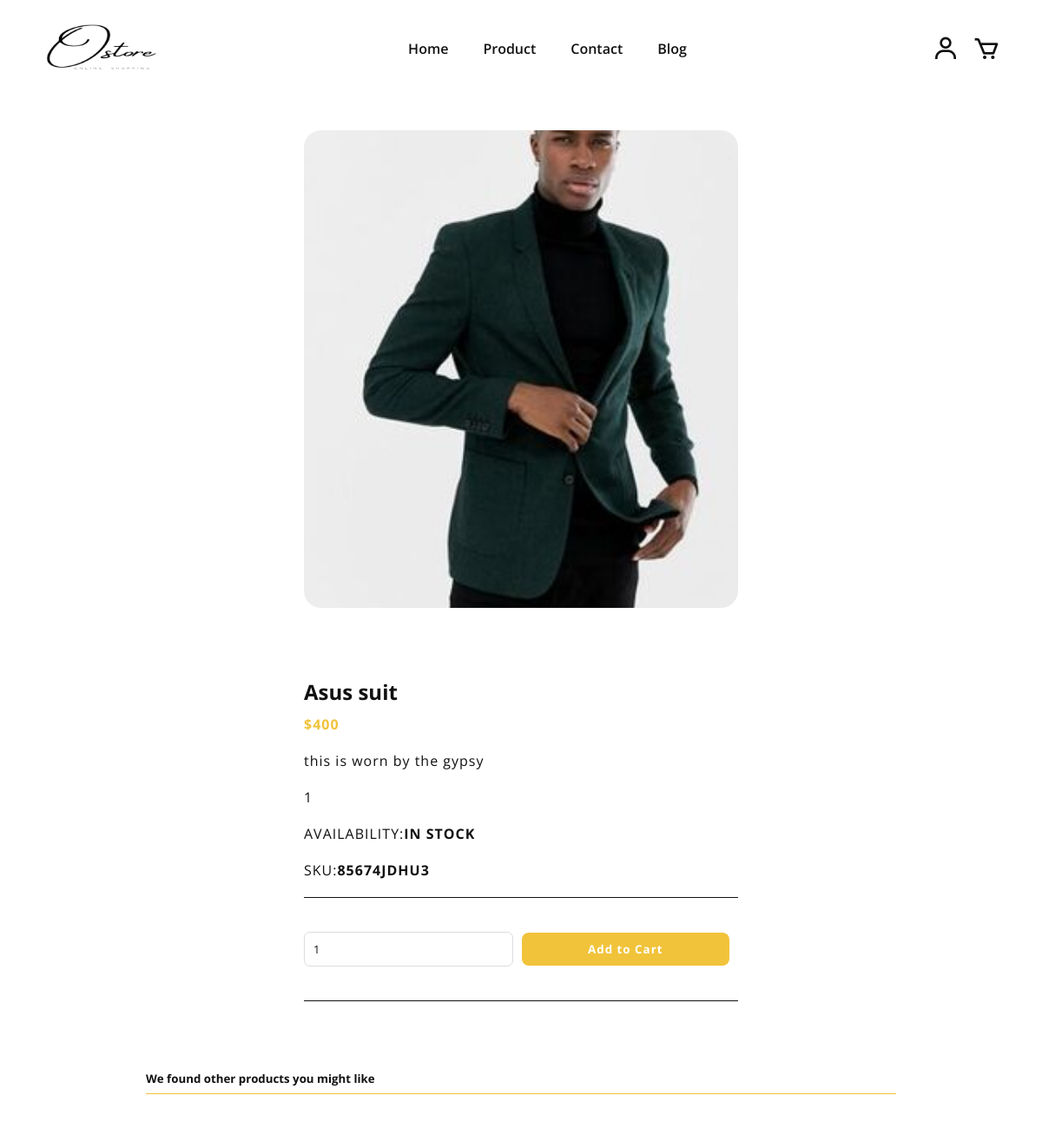
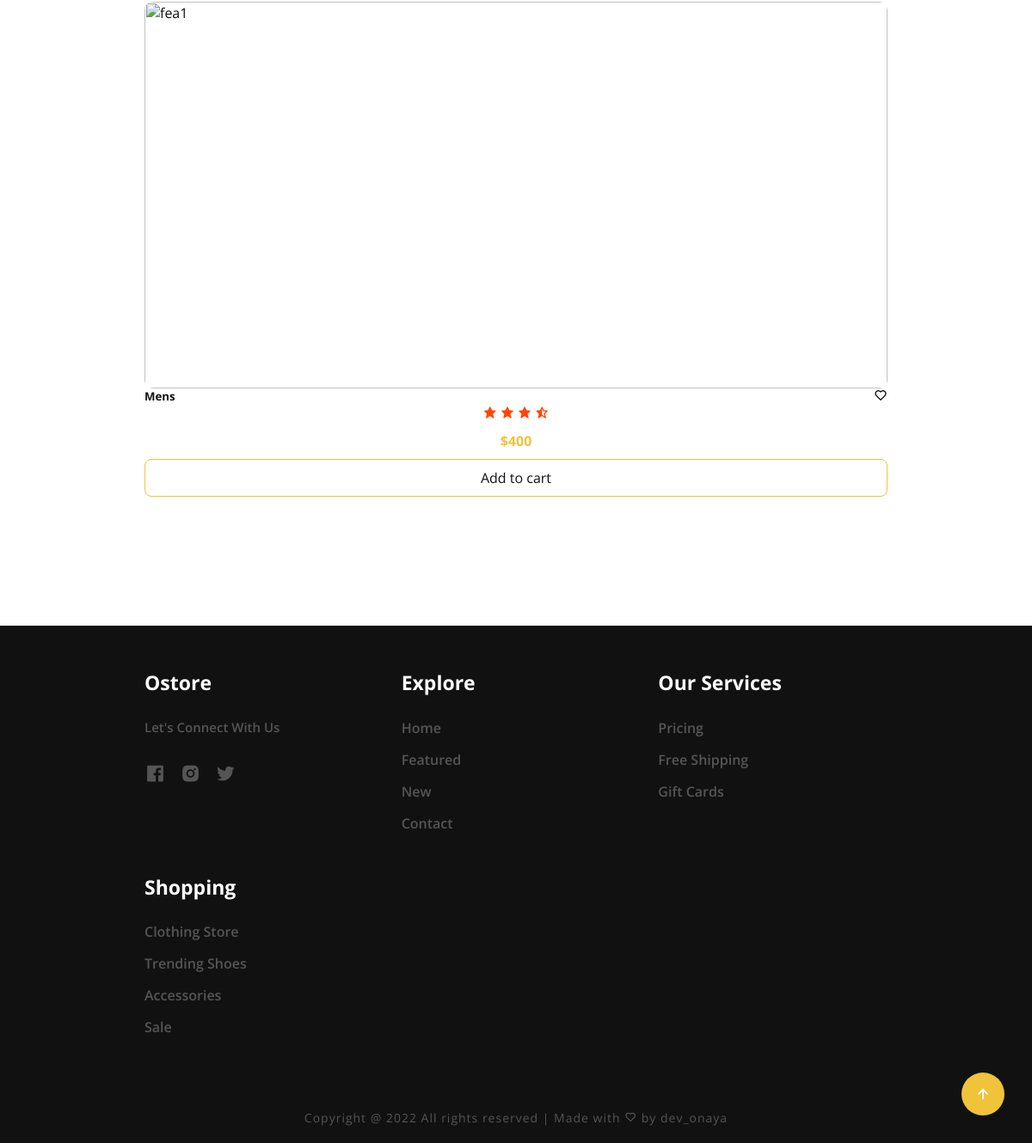
Page /product/1 on the committed database (2 pictures, top to bottom).
### myapp/models.py (models this page shows, shortened)
class Product(db.Model):
    __tablename__ = "product"
    id = db.Column(db.Integer, primary_key=True)
    name = db.Column(db.String(64), nullable=True)
    price =  db.Column(db.String(78), nullable=True)
    filename = db.Column(
        db.String(89),
        nullable=True,
    )
    description = db.Column(db.String(400), nullable= True)
    cart_items = db.relationship('Cart', backref='product', lazy=True)
    categories_id = db.Column(db.Integer, db.ForeignKey('categories.id'))

### myapp/product.py (the view)
@product.route("/product/<int:id>")
def singleproduct(id):
    product = Product.query.filter_by(id=id).first()
    return render_template("product/single_product.html", product=product)

### myapp/templates/product/single_product.html (shortened to what this page needs)
{% extends 'store/base.html' %}
{% block content %}
<section class="single" id="single">
    <div class="single-container">
        <div class="single-img">
            <img src="{{ url_for('product.media', filename=product.filename) }}" alt="men">
        </div>
        <div class="single-text">
            <h2 id="#row-name">{{product.name}}</h2>
            <p id="price">${{product.price}}</p>
            <p id="text">{{product.description}}</p>
            <p id="text">{{product.id}}</p>
            <p>Availability:<span>In stock</span></p>
            <p>Sku:<span>85674jdhu3</span></p>
            <div class="qty-wrapper">
                <form method="POST" action="{{ url_for('user.add_to_cart', product_id=product.id) }}">
                    <input type="number" id="qty-num" min="0" value="1" name="quantity">
                    <button type="submit">Add to Cart</button>
                </form>
            </div>
        </div>
    </div>
    <h5>We found other products you might like</h5>
    <div class="line"></div>
    <div class="single-content">
        <div class="product">
            <img src="img/fea1.jpg" alt="fea1">
            <div class="p-text">
                <h5>Mens</h5>
                <i class='bx bx-heart'></i>
            </div>
            <div id="p-wrapper">
                <div class="star">
                    <i class='bx bxs-star'></i>
                    <i class='bx bxs-star'></i>
                    <i class='bx bxs-star'></i>
                    <i class='bx bxs-star-half'></i>
                </div>
                <p id='price'>$400</p>
                <a class="p-cart" href="#">Add to cart</a>
            </div>
        </div>
    </div>
</section>
{% endblock content %}

### myapp/static/css/style.css (style rules this page uses)
* { padding: 0; margin: 0; box-sizing: border-box; font-family: 'Open Sans', sans-serif; list-style: none; text-decoration: none; scroll-behavior: smooth; }
:root { --white: #F7F8FC; --bg-color:#ffffff; --text-color:#111111; --main-color:#f1c33a; --auth-color:#fec116; --big-font: 4.5rem; --h2-font:3.3rem; --h3-font:2rem; --normal-font:1rem; }
body { background: var(--bg-color); color: var(--text-color); }
section { padding: 150px 14%; }
::placeholder { color:transparent; }
form { display: flex; flex-direction: column; padding: 1rem; width: 100%; }
form button { border: none; outline: none; background: var(--main-color); border-radius: 0.5rem; padding: 8px 20px; font-weight: bold; letter-spacing: 1px; color: var(--bg-color); margin: 10px; }
#p-wrapper { display: flex; justify-content: center; flex-direction: column; align-items: center; font-weight: 400; gap: 10px; }
.product img { border-radius: 10px; width: 100%; height: 450px; object-fit: cover; }
.product { display: flex; flex-direction: column; justify-content: center; }
.product .p-text { display: flex; justify-content: space-between; }
.star i { color: orangered; }
#price { color: var(--main-color); font-weight: 700; }
.p-cart { padding: 10px 10%; border: 1px solid var(--main-color); transition: .4s; color: var(--text-color); border-radius: 0.5rem; display: flex; width: 100%; align-items: center; justify-content: center; }
.single-container { display: flex; justify-content: center; flex-wrap: wrap; align-items: center; margin-bottom: 5rem; grid-gap: 5rem; }
.single-img { height: 550px; width: 500px; }
.single-img img { width: 100%; height: 100%; object-fit: cover; border-radius: 20px; }
.single-text { display: flex; flex-direction: column; justify-content: center; width: 500px; }
.single-text #text { text-transform: lowercase; }
.single-text p { padding: 10px 0; letter-spacing: 1px; text-transform: uppercase; }
.single-text p span { font-weight: 700; }
.qty-wrapper { display: flex; gap: 20px; margin-top: 10px; border-top: 1px solid var(--text-color) ; border-bottom: 1px solid var(--text-color); padding: 30px 0; }
.qty-wrapper form { padding: 0; display: flex; flex-direction: row; align-items: center; }
.qty-wrapper form input { width: 100%; padding: 10px; font-size: 0.8rem; color: var(--text-color); letter-spacing: 0.5px; border: 1px solid #DADCE0; border-radius: 7px; background: transparent; outline: none; }
.qty-wrapper form button { border: none; outline: none; background: var(--main-color); border-radius: 0.5rem; padding: 10px; font-weight: bold; letter-spacing: 1px; color: var(--bg-color); margin: 10px; width: 100%; }
.line { margin-top: 0.5rem; height: 1px; background-color: var(--main-color); }
.single-content { display: grid; grid-template-columns: repeat(auto-fit, minmax(200px, auto)); gap: 1.3rem; align-items: center; margin-top: 4rem; }

### rows in the picture
Product: filename (picture), name "Asus suit", price "400", description "this is worn by the gypsy", id "1"
